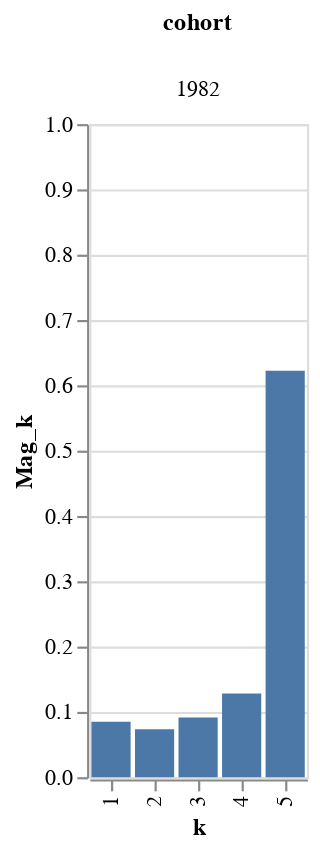

The cell this chart's notebook holds for it:
### Code cell
k_mag

### Figure 1 — Vega-Lite specification as saved in the notebook (floating-point values rounded to 4 significant figures)
{"config": {"view": {"continuousWidth": 400, "continuousHeight": 300}}, "data": {"name": "data-413b3042246abfccf6f327880e7101a3"}, "mark": "bar", "encoding": {"column": {"type": "ordinal", "field": "cohort"}, "x": {"type": "ordinal", "field": "k"}, "y": {"type": "quantitative", "field": "Mag_k", "scale": {"domain": [0, 1]}}}, "$schema": "https://vega.github.io/schema/vega-lite/v4.8.1.json", "datasets": {"data-413b3042246abfccf6f327880e7101a3": [{"k": 1, "Mag_k": 0.08485, "p": 1, "Mag_p": 0.03941, "cohort": 1982}, {"k": 2, "Mag_k": 0.07331, "p": 2, "Mag_p": 0.07154, "cohort": 1982}, {"k": 3, "Mag_k": 0.09128, "p": 3, "Mag_p": 0.09132, "cohort": 1982}, {"k": 4, "Mag_k": 0.1282, "p": 4, "Mag_p": 0.1458, "cohort": 1982}, {"k": 5, "Mag_k": 0.6224, "p": 5, "Mag_p": 0.6519, "cohort": 1982}]}}
